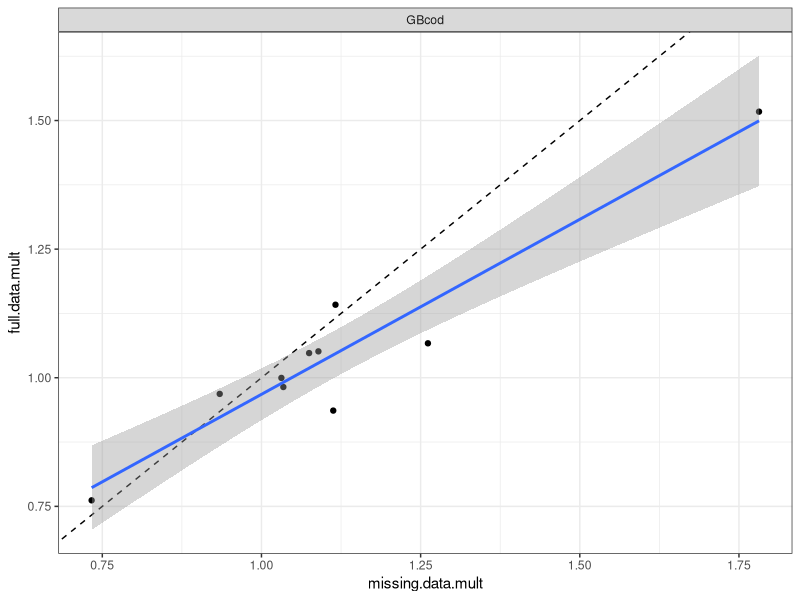
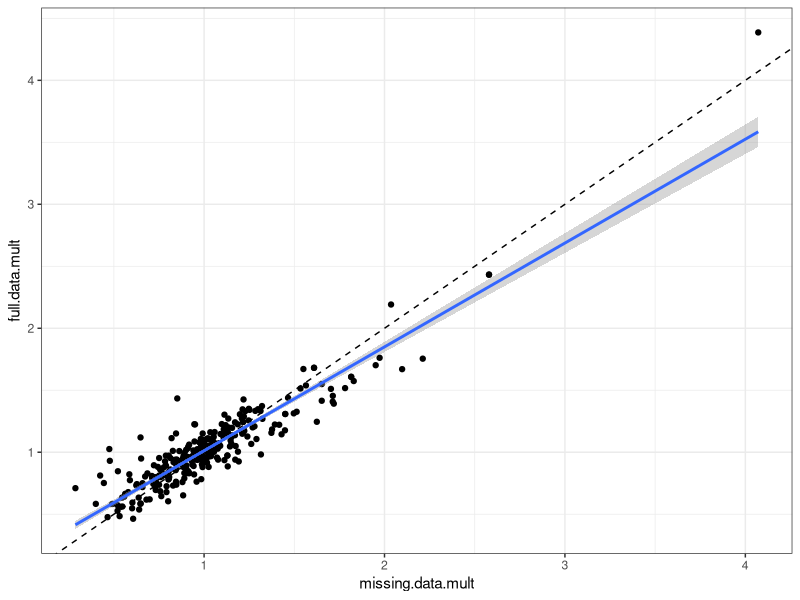
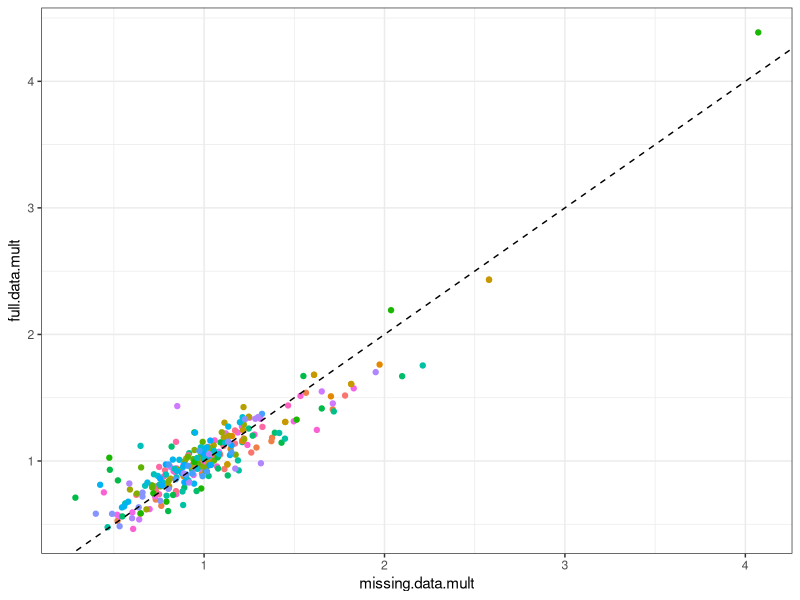
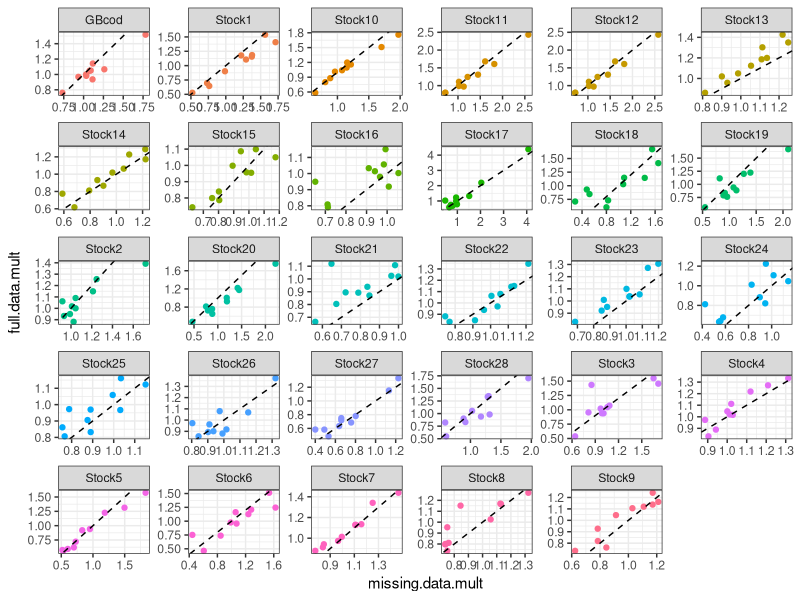
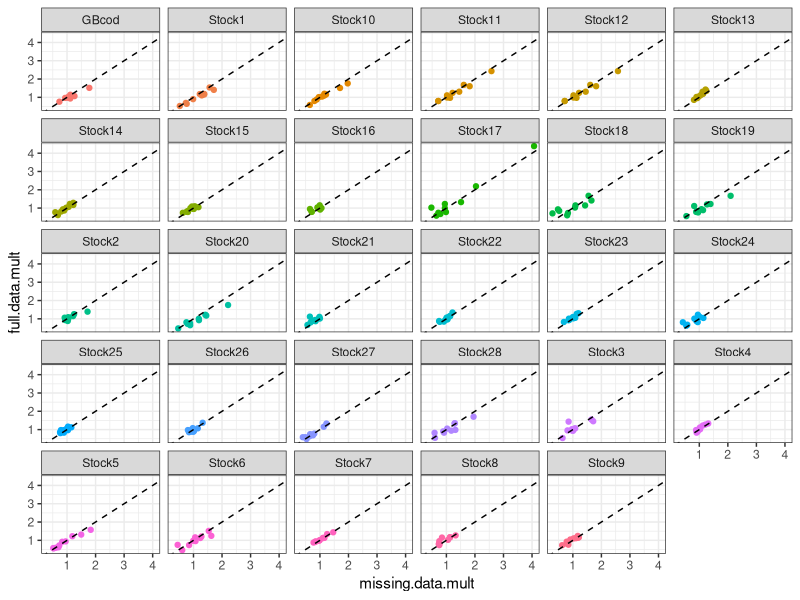
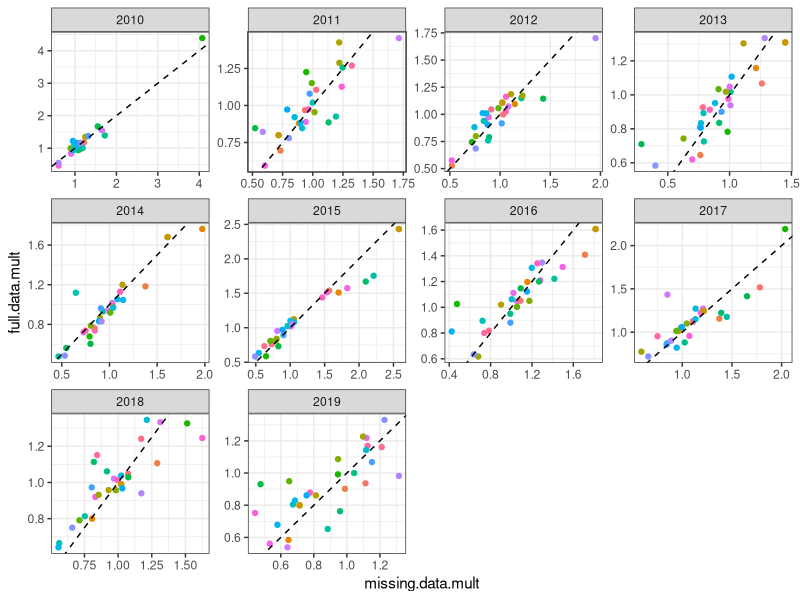
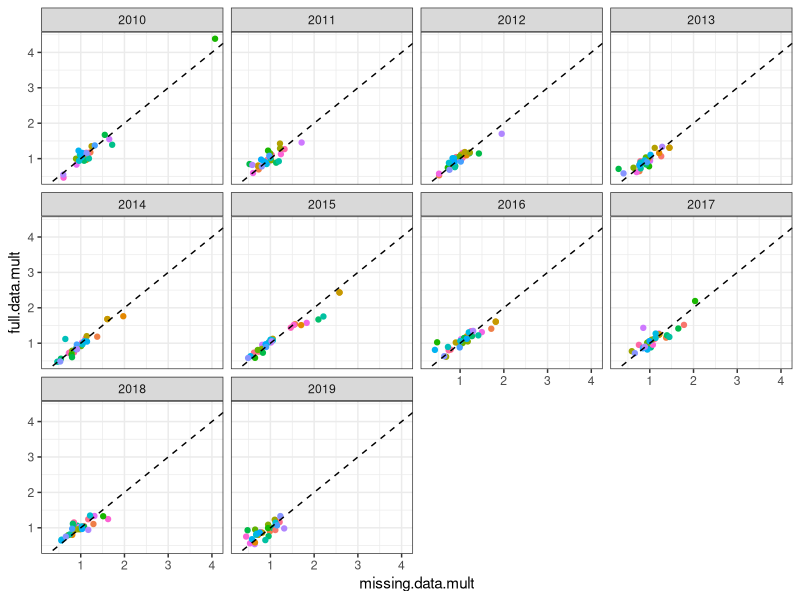
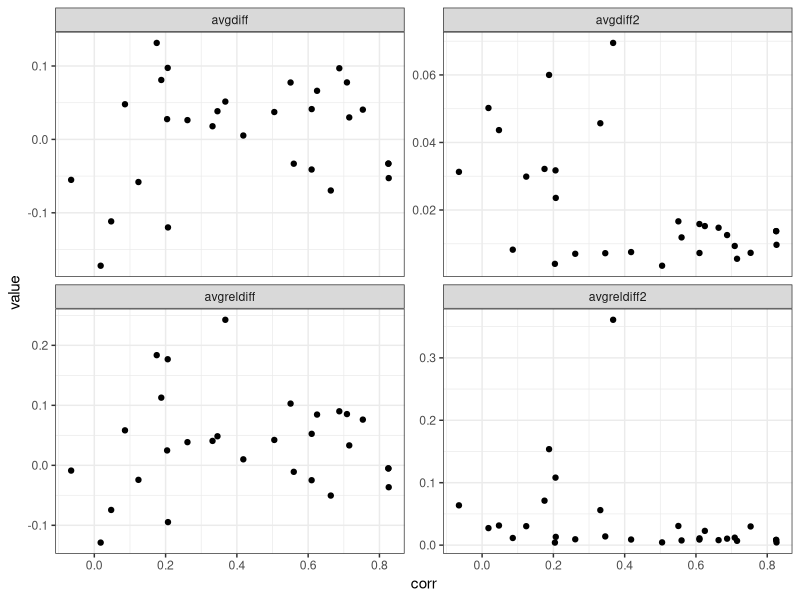

R code for these plots, in order:
# 4_plot_results.R
# look at the multipliers a number of ways

# set working directory to source file location to begin

library(dplyr)
library(tidyr)
library(ggplot2)

df <- read.csv("../data/multipliers.csv")
corrdf <- read.csv("../data/correlations.csv")

# Only GB cod
gbcod <- filter(df, StockID == "GBcod")

p1 <- ggplot(gbcod, aes(x=missing.data.mult, y=full.data.mult)) +
  geom_point() +
  geom_abline(slope = 1, linetype = "dashed") +
  geom_smooth(method='lm') +
  facet_wrap(~ StockID) +
  theme_bw()
p1
ggsave(filename = "../plots/GBcod.png", p1, width = 5, height = 5, units = "in")

# all stocks
p2 <- ggplot(df, aes(x=missing.data.mult, y=full.data.mult)) +
  geom_point() +
  geom_abline(slope = 1, linetype = "dashed") +
  geom_smooth(method='lm') +
  theme_bw()
p2
ggsave(filename = "../plots/all.png", p2, width = 5, height = 5, units = "in")

# all stocks colored
p3 <- ggplot(df, aes(x=missing.data.mult, y=full.data.mult, color=StockID)) +
  geom_point() +
  geom_abline(slope = 1, linetype = "dashed") +
  theme_bw() +
  theme(legend.position = "none")
p3
ggsave(filename = "../plots/all_colored.png", p3, width = 5, height = 5, units = "in")

# all stocks faceted
p4 <- ggplot(df, aes(x=missing.data.mult, y=full.data.mult, color=StockID)) +
  geom_point() +
  geom_abline(slope = 1, linetype = "dashed") +
  facet_wrap(~ StockID, scales = "free") +
  theme_bw() +
  theme(legend.position = "none")
p4
ggsave(filename = "../plots/all_faceted.png", p4, width = 8, height = 8, units = "in")

# all stocks faceted - same axes
p4a <- ggplot(df, aes(x=missing.data.mult, y=full.data.mult, color=StockID)) +
  geom_point() +
  geom_abline(slope = 1, linetype = "dashed") +
  facet_wrap(~ StockID) +
  theme_bw() +
  theme(legend.position = "none")
p4a
ggsave(filename = "../plots/all_faceted_same_axes.png", p4a, width = 8, height = 8, units = "in")

# grouped by terminal year
p5 <- ggplot(df, aes(x=missing.data.mult, y=full.data.mult, color=StockID)) +
  geom_point() +
  geom_abline(slope = 1, linetype = "dashed") +
  facet_wrap(~ TermYear, scales = "free") +
  theme_bw() +
  theme(legend.position = "none")
p5
ggsave(filename = "../plots/all_by_termyear.png", p5, width = 8, height = 8, units = "in")

# grouped by terminal year - same axes
p5a <- ggplot(df, aes(x=missing.data.mult, y=full.data.mult, color=StockID)) +
  geom_point() +
  geom_abline(slope = 1, linetype = "dashed") +
  facet_wrap(~ TermYear) +
  theme_bw() +
  theme(legend.position = "none")
p5a
ggsave(filename = "../plots/all_by_termyear_same_axes.png", p5a, width = 8, height = 8, units = "in")

# compute differences, squared differences, and relative of both from multipliers
diffdf <- df %>%
  mutate(diff = full.data.mult - missing.data.mult,
         diff2 = diff ^ 2,
         reldiff = diff / missing.data.mult,
         reldiff2 = reldiff ^ 2) %>%
  group_by(StockID) %>%
  summarize(avgdiff = mean(diff),
            avgdiff2 = mean(diff2),
            avgreldiff = mean(reldiff),
            avgreldiff2 = mean(reldiff2)) %>%
  pivot_longer(cols = !StockID, names_to = "metric", values_to = "value") %>%
  left_join(corrdf, by = "StockID")

p6 <- ggplot(diffdf, aes(x=corr, y=value)) +
  geom_point() +
  facet_wrap(~ metric, scales = "free_y") +
  theme_bw()
p6
ggsave(filename = "../plots/corr_diffs.png", p6, width = 6, height = 6, units = "in")
